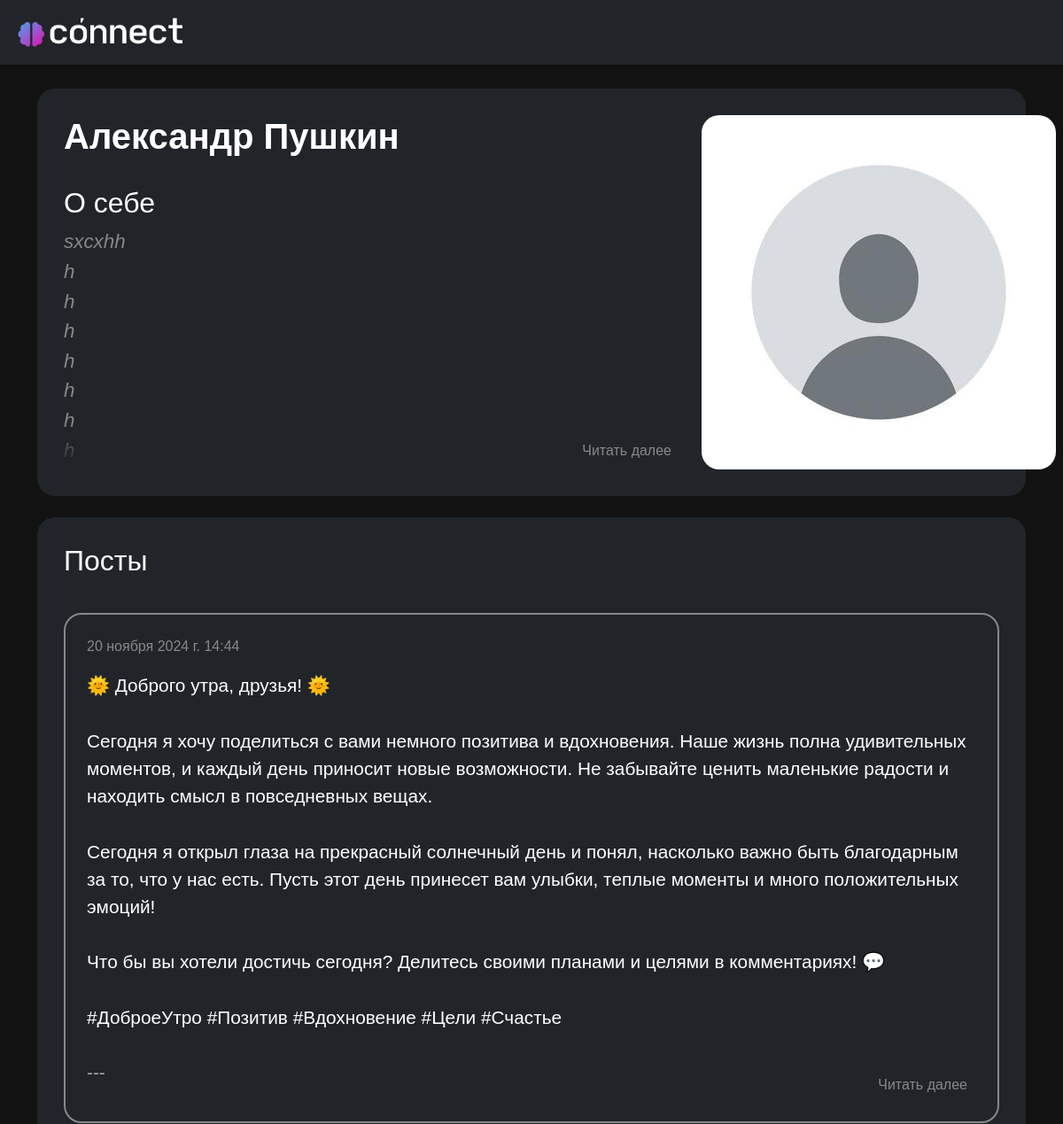
The app's page /person/pushkin/ (upper part), older data.
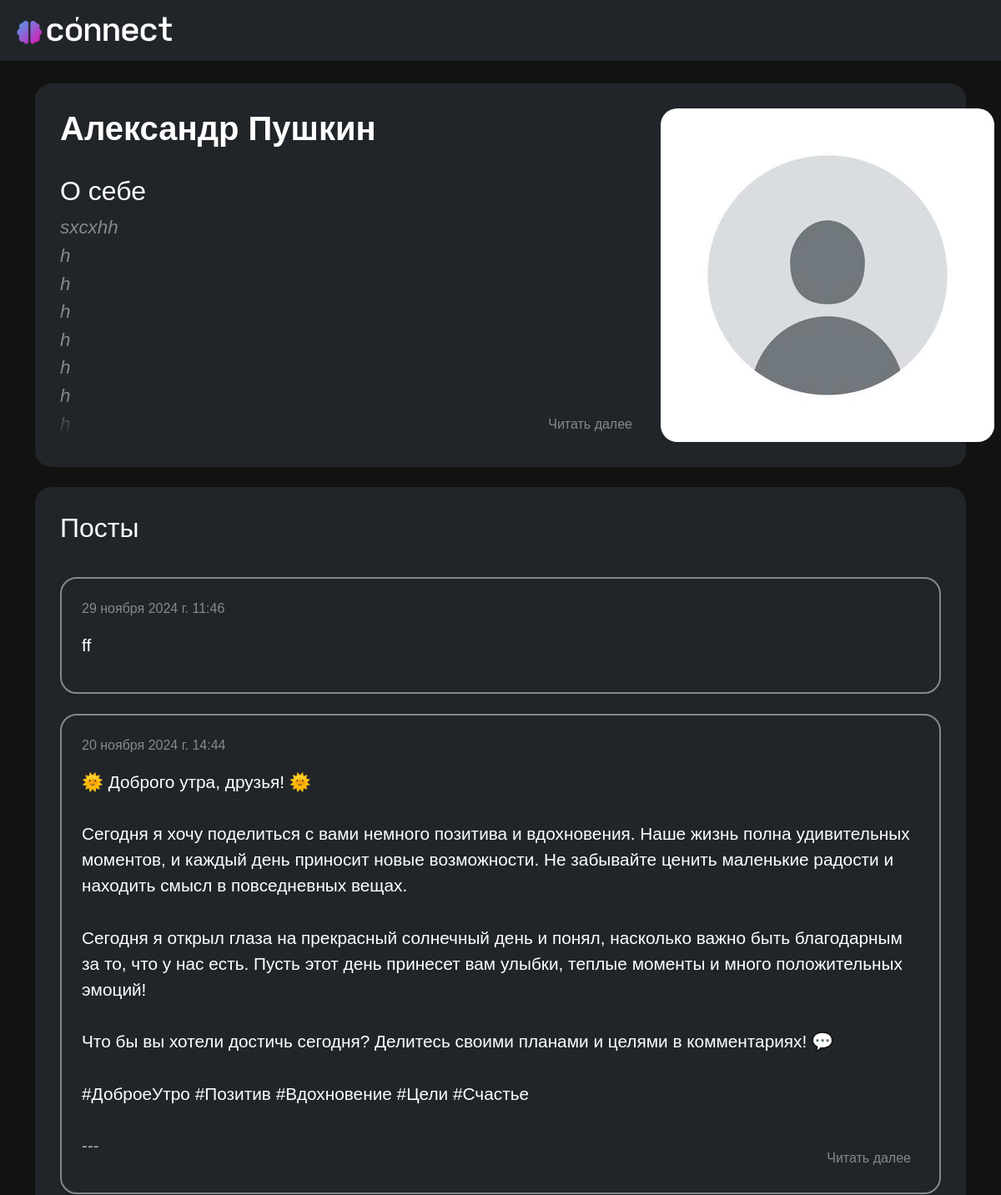
The same page, newer data.
### person/models.py (models this page shows, shortened)
class Post(models.Model):
    text = models.TextField('Текст', max_length=5000)
    date = models.DateTimeField('Дата публикации')
    user = models.ForeignKey(User, on_delete=models.CASCADE)
    image = models.ImageField(upload_to='post_images/', blank=True, null=True)
    class Meta:
        verbose_name = 'Пост'
        verbose_name_plural = 'Посты'

### person/views.py (the view)
# urls.py: path('<str:username>/', views.user_profile, name='user_profile'),
def user_profile(request, username):
    user = get_object_or_404(User, username=username)
    if request.user == user:
        return redirect('profile')
    posts = Post.objects.filter(user=user).order_by('-date')
    data = {
        "profile_user": user,
        "posts": posts,
    }
    return render(request, "person/user_profile.html", data)

### users/models.py (called while the page is built)
    def get_avatar_url(self):
        if self.image and hasattr(self.image, 'url'):
            return self.image.url
        else:
            return os.path.join(settings.STATIC_URL, 'person/img/default.jpg')

### person/templates/person/user_profile.html (shortened to what this page needs)
{% extends 'main/layout.html' %}
{% load static %}
{% load custom_filters %}
{% block link %}
    <link rel="stylesheet" href="{% static 'person/css/person.css' %}">
{% endblock %}
{% block content %}
<section class="container container-profile">
<div class="row">
    <div class="col-md-8">
        <h2 class="person_name mb-4">{{ profile_user.first_name }} {{ profile_user.last_name }}</h2>
        <div class="about-section">
            <h2>О себе
            </h2>
            {% if profile_user.about %}
                <div class="about-container">
                    <p class="about">{{ profile_user.about }}</p>
                    <div class="about-fade-out"></div>
                    <a class="about-read-more-btn" style="display: none;">Читать далее</a>
                </div>
            {% else %}
                <p class="commentary">Информация отсутвует</p>
            {% endif %}
        </div>
    </div>
    <div class="col-md-4">
        <div class="profile-image-container">
            <img src="{{ profile_user.get_avatar_url }}" alt="person" class="profile-image">
        </div>
    </div>
</div>
</section>
<section class="container container-profile mt-4">
<div class="d-flex justify-content-between align-items-center mb-4">
    <h2>Посты</h2>
</div>
{% if posts %}
<div class="posts-list">
    {% for post in posts %}
        <div class="post-item">
            <div class="d-flex justify-content-between align-items-center">
                <p class="post-date mb-0">{{ post.date }}</p>
            </div>
            <div class="post-text-container">
                <p class="post-text" id="post-text-{{ post.id }}">{{ post.text }}</p>
                <div class="fade-out"></div>
                <a class="read-more-btn" id="read-more-btn-{{ post.id }}" style="display: none;">Читать далее</a>
            </div>
        </div>
    {% endfor %}
    </div>
{% else %}
    <p class="commentary">У вас нет записей</p>
{% endif %}
</section>
{% endblock %}

Row changes from the older to the newer data that the page shows:
added Post: date "29 ноября 2024 г. 11:46", text "ff"
